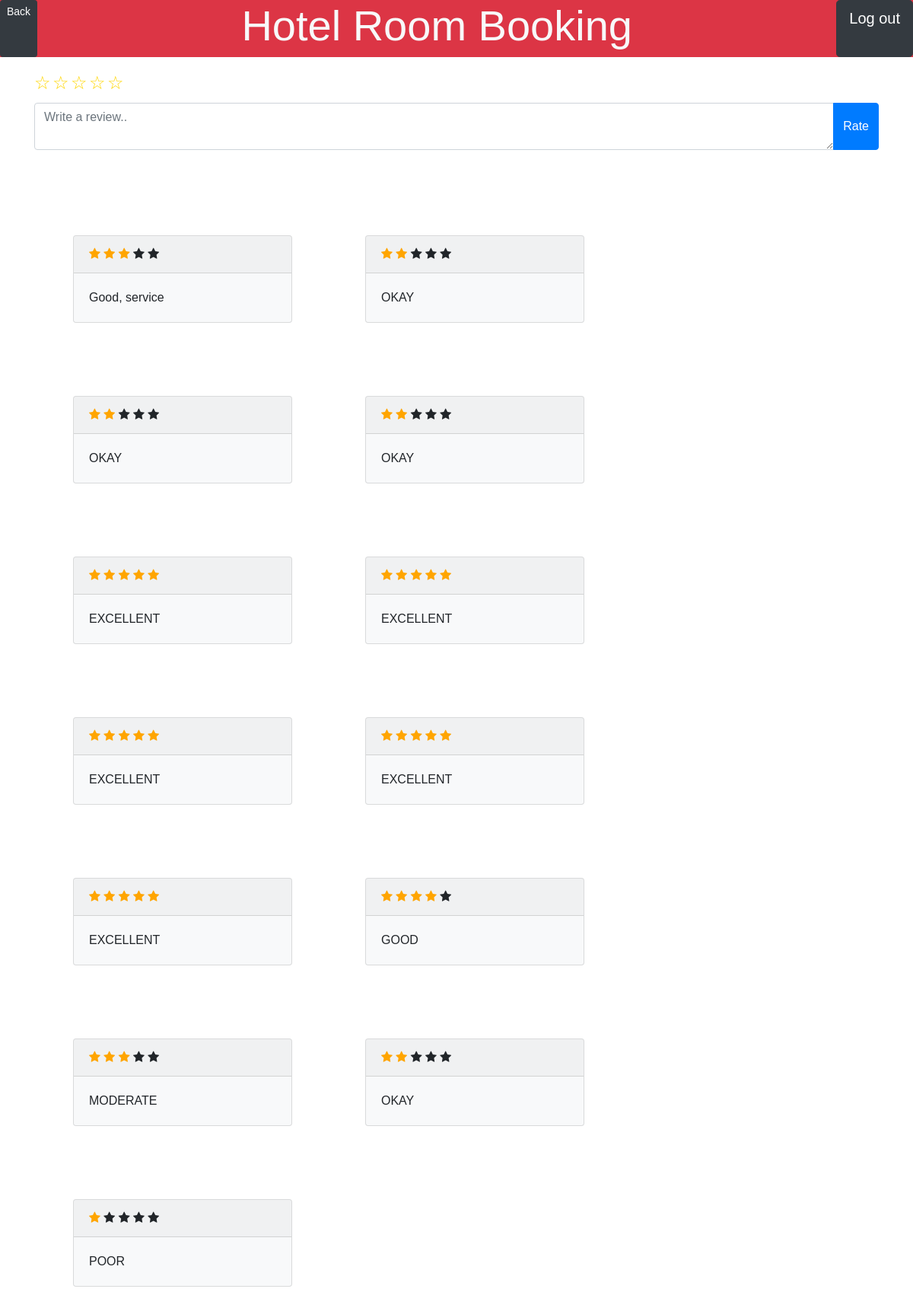
/review/1 (signed in), run on an earlier commit of the app's database.
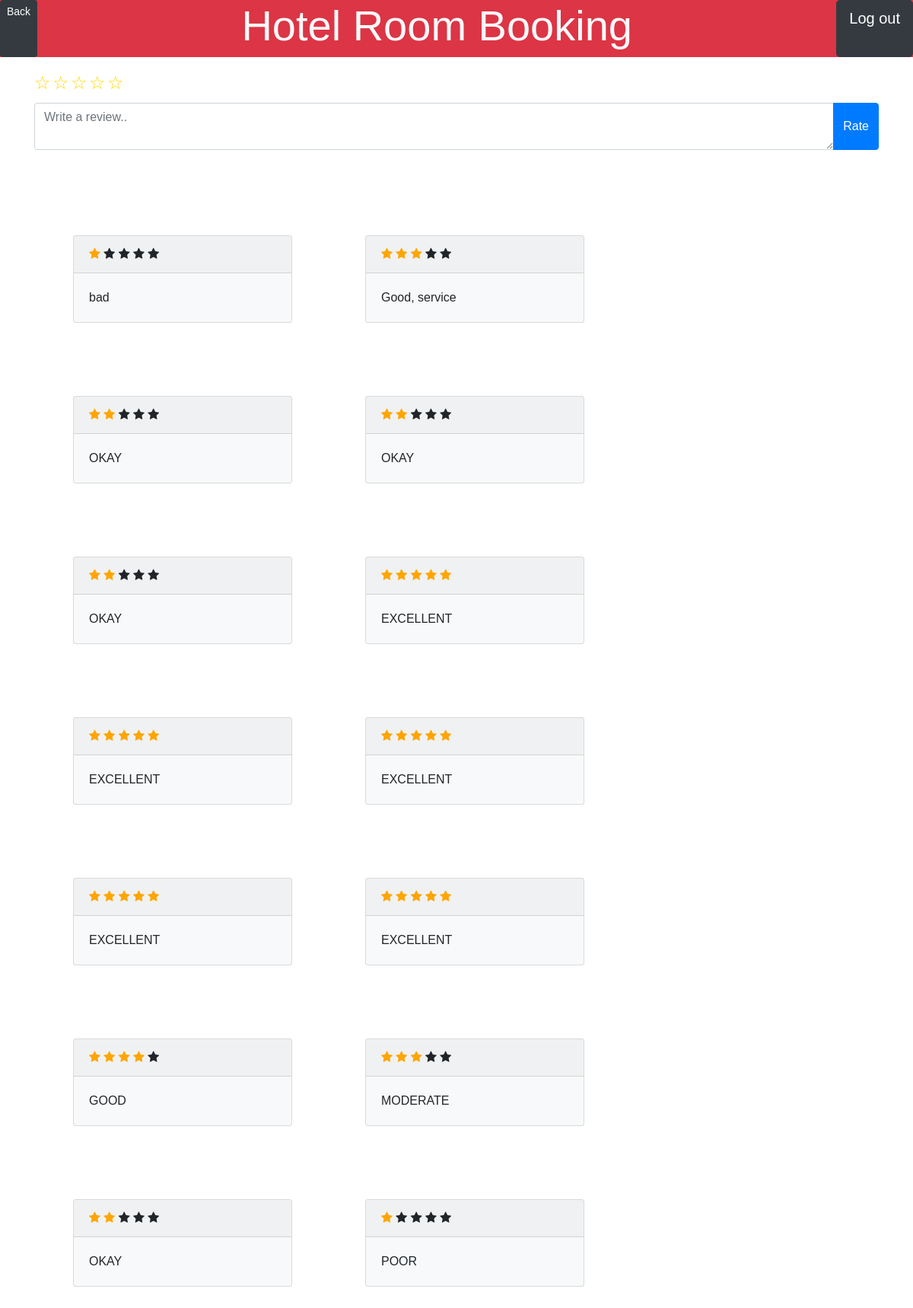
And on a later commit of the database.
### tables this page shows
CREATE TABLE "REVIEW" (
	"review_id"	INTEGER,
	"star"	TINYINT NOT NULL CHECK("star" >= 0 AND "star" <= 5),
	"details"	TEXT,
	"hotel_id"	INTEGER NOT NULL,
	FOREIGN KEY("hotel_id") REFERENCES "HOTEL"("hotel_id") ON UPDATE CASCADE ON DELETE CASCADE,
	PRIMARY KEY("review_id" AUTOINCREMENT)
);

### routes.py (the view, shortened to what this page needs)
@app.route('/review/<hotel_id>', methods=['GET','POST'])
def review(hotel_id):
    if not check_login():
        return redirect(url_for('.home'))
    reviewform = reviewForm()
    con = sqlite3.connect(DATABASE)
    con.row_factory = sqlite3.Row
    cur = con.cursor()
    cur.execute('SELECT star, details FROM REVIEW WHERE hotel_id=%s ORDER BY review_id DESC;'%(hotel_id))
    reviews = cur.fetchall()
    cur.execute('SELECT locations FROM HOTEL WHERE hotel_id=%s'%(hotel_id))
    location = cur.fetchone()[0]
    con.close()
    return render_template('review.html', reviews=reviews, reviewform=reviewform, hotel_id=hotel_id, back=url_for('hotel', location=location))

### forms.py
class reviewForm(FlaskForm):
    star = IntegerField('star', validators=[InputRequired(), NumberRange(min=0, max=5)])
    details = StringField('details', widget=TextArea())

### routes.py (called while the page is built)
def check_login():
    if session.get('logged_in') != True:
        flash('Please Login')
        return False
    else:
        return True

### templates/review.html (shortened to what this page needs)
{% extends 'base.html' %}
{% block main %}
<form action="{{url_for('.review', hotel_id =hotel_id)}}" method="post">
<div class="container mt-3">
  <div class="input-group mb-3">
  	<div class="rating">
      <input type="radio" name="star" value="5" id="5"><label for="5">☆</label>
      <input type="radio" name="star" value="4" id="4"><label for="4">☆</label>
      <input type="radio" name="star" value="3" id="3"><label for="3">☆</label>
      <input type="radio" name="star" value="2" id="2"><label for="2">☆</label>
      <input type="radio" name="star" value="1" id="1"><label for="1">☆</label>
    </div>
    <div class="input-group mb-3">
      {{reviewform.details(class="form-control",placeholder="Write a review..")}}
    <div class="input-group-append">
      <button class="btn btn-primary" type="submit" name="rate">Rate</button>
     </div>
  </div>
</div>
</div>
</form>
<div class="d-flex flex-wrap align-content-around m-5">
{% for review in reviews %}
<div class="card bg-light m-5 set-width" style="max-width: 18rem;">
  <div class="card-header">
    {% for _ in range(review['star']) %}
    <span class="fa fa-star checked"></span>
	  {% endfor %}
    {% for _ in range(5 - review['star']) %}
	  <span class="fa fa-star"></span>
	  {% endfor %}
  </div>
  <div class="card-body">
    <p class="card-text">{{review['details']}}</p>
  </div>
</div>
{% endfor %}
</div>
{% endblock %}

### templates/base.html (shortened to what this page needs)
<!DOCTYPE html>
<html>
<head>
  <link rel="stylesheet" href="https://maxcdn.bootstrapcdn.com/bootstrap/4.5.2/css/bootstrap.min.css">
  <link rel="stylesheet" href="https://cdnjs.cloudflare.com/ajax/libs/font-awesome/4.7.0/css/font-awesome.min.css">
</head>
<body>
  <header class="d-flex justify-content-between bg-danger text-black mb-3">
    {% if back %}
    <a href="{{back}}" class="btn btn-sm btn-dark">Back</a>
    {% endif %}
    <h2 class="align-middle text-light display-4">Hotel Room Booking</h2>
    <a href="{{ url_for('.logout') }}" class="btn btn-dark btn-lg">
       Log out
    </a>
</header>
  <main>
    {% block main %}
    {% endblock %}
  </main>
</body>
</html>

What changed in the data, as far as the page shows it:
added REVIEW: star 1 (drawn), details "bad"
